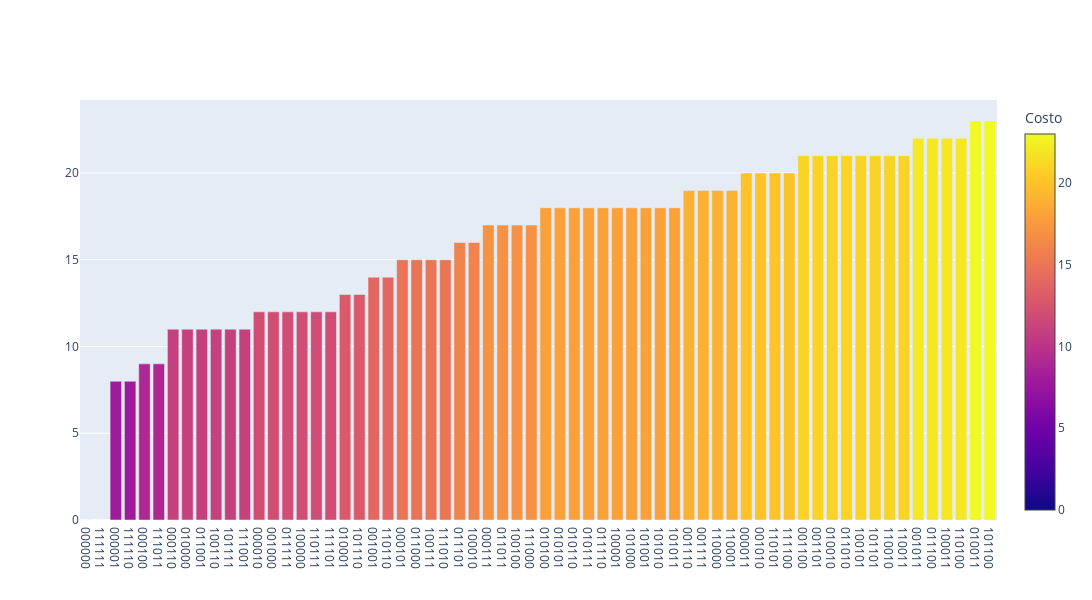

The cell this chart's notebook holds for it:
### Markdown cell above
Despues de definir estas funciones de herramienta, calculamos el costo para todas las posibles particiones de nuesta grafica, todas las posibles asignaciones de 0 o 1 para cada vertice en el grafo y su costo asociado.

### Code cell
plot_maxcut_histogram(graph = graphs['custom'])

### Figure 1 — Plotly figure (JSON) as saved in the notebook; plotly's stock layout.template omitted (floating-point values rounded to 4 significant figures)
{"data": [{"marker": {"color": [0, 0, 8, 8, 9, 9, 11, 11, 11, 11, 11, 11, 12, 12, 12, 12, 12, 12, 13, 13, 14, 14, 15, 15, 15, 15, 16, 16, 17, 17, 17, 17, 18, 18, 18, 18, 18, 18, 18, 18, 18, 18, 19, 19, 19, 19, 20, 20, 20, 20, 21, 21, 21, 21, 21, 21, 21, 21, 22, 22, 22, 22, 23, 23], "colorbar": {"title": {"text": "Costo"}}, "colorscale": [[0, "#0d0887"], [0.1111, "#46039f"], [0.2222, "#7201a8"], [0.3333, "#9c179e"], [0.4444, "#bd3786"], [0.5556, "#d8576b"], [0.6667, "#ed7953"], [0.7778, "#fb9f3a"], [0.8889, "#fdca26"], [1, "#f0f921"]]}, "type": "bar", "x": ["000000", "111111", "000001", "111110", "000100", "111011", "000110", "010000", "011001", "100110", "101111", "111001", "000010", "001000", "011111", "100000", "110111", "111101", "010001", "101110", "001001", "110110", "000101", "011000", "100111", "111010", "011101", "100010", "000111", "011011", "100100", "111000", "010100", "010101", "010110", "010111", "011110", "100001", "101000", "101001", "101010", "101011", "001110", "001111", "110000", "110001", "000011", "001010", "110101", "111100", "001100", "001101", "010010", "011010", "100101", "101101", "110010", "110011", "001011", "011100", "100011", "110100", "010011", "101100"], "y": [0, 0, 8, 8, 9, 9, 11, 11, 11, 11, 11, 11, 12, 12, 12, 12, 12, 12, 13, 13, 14, 14, 15, 15, 15, 15, 16, 16, 17, 17, 17, 17, 18, 18, 18, 18, 18, 18, 18, 18, 18, 18, 19, 19, 19, 19, 20, 20, 20, 20, 21, 21, 21, 21, 21, 21, 21, 21, 22, 22, 22, 22, 23, 23]}], "layout": {"height": 600, "width": 1500, "xaxis": {"type": "category"}}}
